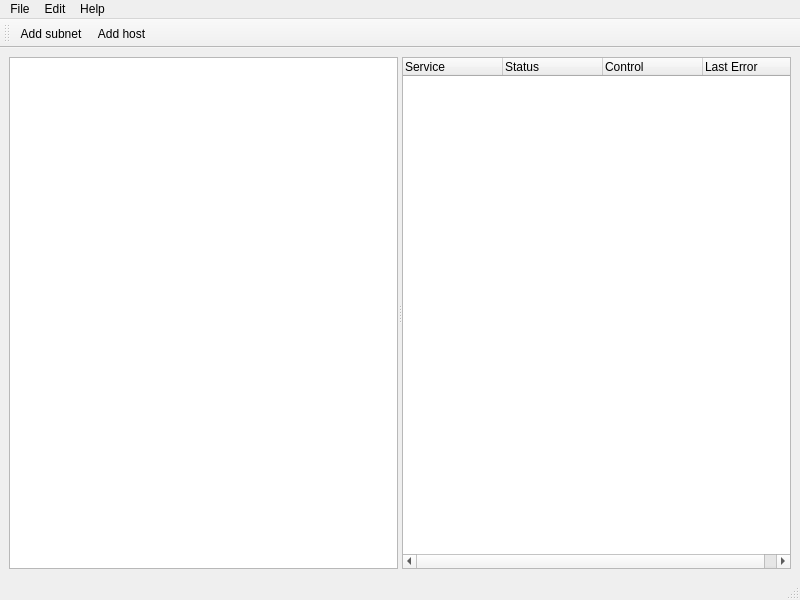
<?xml version="1.0" encoding="UTF-8"?>
<ui version="4.0">
 <class>MainWindow</class>
 <widget class="QMainWindow" name="MainWindow">
  <property name="geometry">
   <rect>
    <x>0</x>
    <y>0</y>
    <width>800</width>
    <height>600</height>
   </rect>
  </property>
  <property name="windowTitle">
   <string>MainWindow</string>
  </property>
  <property name="windowIcon">
   <iconset resource="../res/marche-gui.qrc">
    <normaloff>:/marche/logo-new.svg</normaloff>:/marche/logo-new.svg</iconset>
  </property>
  <widget class="QWidget" name="centralwidget">
   <layout class="QGridLayout" name="gridLayout">
    <item row="0" column="0">
     <widget class="QSplitter" name="splitter">
      <property name="orientation">
       <enum>Qt::Horizontal</enum>
      </property>
      <widget class="QTreeWidget" name="srvTree">
       <attribute name="headerVisible">
        <bool>false</bool>
       </attribute>
       <column>
        <property name="text">
         <string notr="true">1</string>
        </property>
       </column>
      </widget>
      <widget class="QTreeWidget" name="jobTree">
       <property name="selectionMode">
        <enum>QAbstractItemView::NoSelection</enum>
       </property>
       <property name="columnCount">
        <number>4</number>
       </property>
       <attribute name="headerVisible">
        <bool>true</bool>
       </attribute>
       <column>
        <property name="text">
         <string notr="true">Service</string>
        </property>
       </column>
       <column>
        <property name="text">
         <string notr="true">Status</string>
        </property>
       </column>
       <column>
        <property name="text">
         <string>Control</string>
        </property>
       </column>
       <column>
        <property name="text">
         <string>Last Error</string>
        </property>
       </column>
      </widget>
     </widget>
    </item>
   </layout>
  </widget>
  <widget class="QMenuBar" name="menubar">
   <property name="geometry">
    <rect>
     <x>0</x>
     <y>0</y>
     <width>800</width>
     <height>23</height>
    </rect>
   </property>
   <widget class="QMenu" name="menuFile">
    <property name="title">
     <string>File</string>
    </property>
    <addaction name="actionSave_session"/>
    <addaction name="actionSave_session_as"/>
    <addaction name="actionLoad_session"/>
    <addaction name="separator"/>
    <addaction name="actionExit"/>
   </widget>
   <widget class="QMenu" name="menuHelp">
    <property name="title">
     <string>Help</string>
    </property>
    <addaction name="actionAbout"/>
    <addaction name="actionAbout_Qt"/>
   </widget>
   <widget class="QMenu" name="menuEdit">
    <property name="title">
     <string>Edit</string>
    </property>
    <addaction name="actionPreferences"/>
   </widget>
   <addaction name="menuFile"/>
   <addaction name="menuEdit"/>
   <addaction name="menuHelp"/>
  </widget>
  <widget class="QStatusBar" name="statusbar"/>
  <widget class="QToolBar" name="toolBar">
   <property name="windowTitle">
    <string>toolBar</string>
   </property>
   <property name="toolButtonStyle">
    <enum>Qt::ToolButtonTextBesideIcon</enum>
   </property>
   <attribute name="toolBarArea">
    <enum>TopToolBarArea</enum>
   </attribute>
   <attribute name="toolBarBreak">
    <bool>false</bool>
   </attribute>
   <addaction name="actionAddSubnet"/>
   <addaction name="actionAddHost"/>
  </widget>
  <action name="actionExit">
   <property name="icon">
    <iconset resource="../res/marche-gui.qrc">
     <normaloff>:/marche/door-open.png</normaloff>:/marche/door-open.png</iconset>
   </property>
   <property name="text">
    <string>Exit</string>
   </property>
  </action>
  <action name="actionAbout">
   <property name="icon">
    <iconset resource="../res/marche-gui.qrc">
     <normaloff>:/marche/logo-new.svg</normaloff>:/marche/logo-new.svg</iconset>
   </property>
   <property name="text">
    <string>About</string>
   </property>
  </action>
  <action name="actionAbout_Qt">
   <property name="icon">
    <iconset resource="../res/marche-gui.qrc">
     <normaloff>:/marche/logo-new.svg</normaloff>:/marche/logo-new.svg</iconset>
   </property>
   <property name="text">
    <string>About Qt</string>
   </property>
  </action>
  <action name="actionPreferences">
   <property name="icon">
    <iconset resource="../res/marche-gui.qrc">
     <normaloff>:/marche/drill.png</normaloff>:/marche/drill.png</iconset>
   </property>
   <property name="text">
    <string>Preferences</string>
   </property>
  </action>
  <action name="actionSave_session">
   <property name="icon">
    <iconset resource="../res/marche-gui.qrc">
     <normaloff>:/marche/disk.png</normaloff>:/marche/disk.png</iconset>
   </property>
   <property name="text">
    <string>Save session</string>
   </property>
  </action>
  <action name="actionSave_session_as">
   <property name="icon">
    <iconset resource="../res/marche-gui.qrc">
     <normaloff>:/marche/disk.png</normaloff>:/marche/disk.png</iconset>
   </property>
   <property name="text">
    <string>Save session as ...</string>
   </property>
  </action>
  <action name="actionLoad_session">
   <property name="icon">
    <iconset resource="../res/marche-gui.qrc">
     <normaloff>:/marche/folder-open.png</normaloff>:/marche/folder-open.png</iconset>
   </property>
   <property name="text">
    <string>Load session</string>
   </property>
  </action>
  <action name="actionAddHost">
   <property name="icon">
    <iconset resource="../res/marche-gui.qrc">
     <normaloff>:/marche/server.png</normaloff>:/marche/server.png</iconset>
   </property>
   <property name="text">
    <string>Add host</string>
   </property>
  </action>
  <action name="actionAddSubnet">
   <property name="icon">
    <iconset resource="../res/marche-gui.qrc">
     <normaloff>:/marche/servers-network.png</normaloff>:/marche/servers-network.png</iconset>
   </property>
   <property name="text">
    <string>Add subnet</string>
   </property>
  </action>
 </widget>
 <resources>
  <include location="../res/marche-gui.qrc"/>
 </resources>
 <connections>
  <connection>
   <sender>actionAbout</sender>
   <signal>triggered()</signal>
   <receiver>MainWindow</receiver>
   <slot>onAbout()</slot>
   <hints>
    <hint type="sourcelabel">
     <x>-1</x>
     <y>-1</y>
    </hint>
    <hint type="destinationlabel">
     <x>399</x>
     <y>299</y>
    </hint>
   </hints>
  </connection>
  <connection>
   <sender>actionAbout_Qt</sender>
   <signal>triggered()</signal>
   <receiver>MainWindow</receiver>
   <slot>onAboutQt()</slot>
   <hints>
    <hint type="sourcelabel">
     <x>-1</x>
     <y>-1</y>
    </hint>
    <hint type="destinationlabel">
     <x>399</x>
     <y>299</y>
    </hint>
   </hints>
  </connection>
 </connections>
 <slots>
  <slot>onAbout()</slot>
  <slot>onAboutQt()</slot>
 </slots>
</ui>
